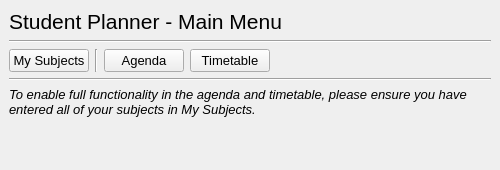
<?xml version="1.0" encoding="UTF-8"?>
<ui version="4.0">
 <class>mwindow_menu</class>
 <widget class="QMainWindow" name="mwindow_menu">
  <property name="geometry">
   <rect>
    <x>0</x>
    <y>0</y>
    <width>500</width>
    <height>170</height>
   </rect>
  </property>
  <property name="font">
   <font>
    <family>Arial</family>
    <pointsize>10</pointsize>
   </font>
  </property>
  <property name="windowTitle">
   <string>Main Menu - Student Planner</string>
  </property>
  <widget class="QWidget" name="central_widget">
   <property name="sizePolicy">
    <sizepolicy hsizetype="Expanding" vsizetype="Expanding">
     <horstretch>0</horstretch>
     <verstretch>0</verstretch>
    </sizepolicy>
   </property>
   <layout class="QGridLayout" name="gridLayout">
    <item row="0" column="0">
     <layout class="QVBoxLayout" name="vert_layout_menu">
      <item>
       <widget class="QLabel" name="lbl_menu">
        <property name="font">
         <font>
          <pointsize>16</pointsize>
          <weight>50</weight>
          <bold>false</bold>
         </font>
        </property>
        <property name="text">
         <string>Student Planner - Main Menu</string>
        </property>
       </widget>
      </item>
      <item>
       <widget class="Line" name="hori_line_header">
        <property name="orientation">
         <enum>Qt::Horizontal</enum>
        </property>
       </widget>
      </item>
      <item>
       <layout class="QHBoxLayout" name="hori_layout_nav">
        <item alignment="Qt::AlignLeft">
         <widget class="QPushButton" name="btn_my_subjects">
          <property name="text">
           <string>My Subjects</string>
          </property>
         </widget>
        </item>
        <item>
         <widget class="Line" name="line">
          <property name="orientation">
           <enum>Qt::Vertical</enum>
          </property>
         </widget>
        </item>
        <item>
         <widget class="QPushButton" name="btn_agenda">
          <property name="text">
           <string>Agenda</string>
          </property>
         </widget>
        </item>
        <item>
         <widget class="QPushButton" name="btn_timetable">
          <property name="text">
           <string>Timetable</string>
          </property>
         </widget>
        </item>
        <item>
         <spacer name="hori_spacer_nav">
          <property name="orientation">
           <enum>Qt::Horizontal</enum>
          </property>
          <property name="sizeHint" stdset="0">
           <size>
            <width>40</width>
            <height>20</height>
           </size>
          </property>
         </spacer>
        </item>
       </layout>
      </item>
      <item>
       <widget class="Line" name="hori_line_nav">
        <property name="orientation">
         <enum>Qt::Horizontal</enum>
        </property>
       </widget>
      </item>
      <item>
       <widget class="QLabel" name="lbl_instruction">
        <property name="font">
         <font>
          <italic>true</italic>
         </font>
        </property>
        <property name="text">
         <string>To enable full functionality in the agenda and timetable, please ensure you have entered all of your subjects in My Subjects.</string>
        </property>
        <property name="textFormat">
         <enum>Qt::RichText</enum>
        </property>
        <property name="wordWrap">
         <bool>true</bool>
        </property>
       </widget>
      </item>
      <item>
       <spacer name="vert_spacer">
        <property name="orientation">
         <enum>Qt::Vertical</enum>
        </property>
        <property name="sizeHint" stdset="0">
         <size>
          <width>20</width>
          <height>40</height>
         </size>
        </property>
       </spacer>
      </item>
     </layout>
    </item>
   </layout>
  </widget>
 </widget>
 <resources/>
 <connections/>
</ui>
